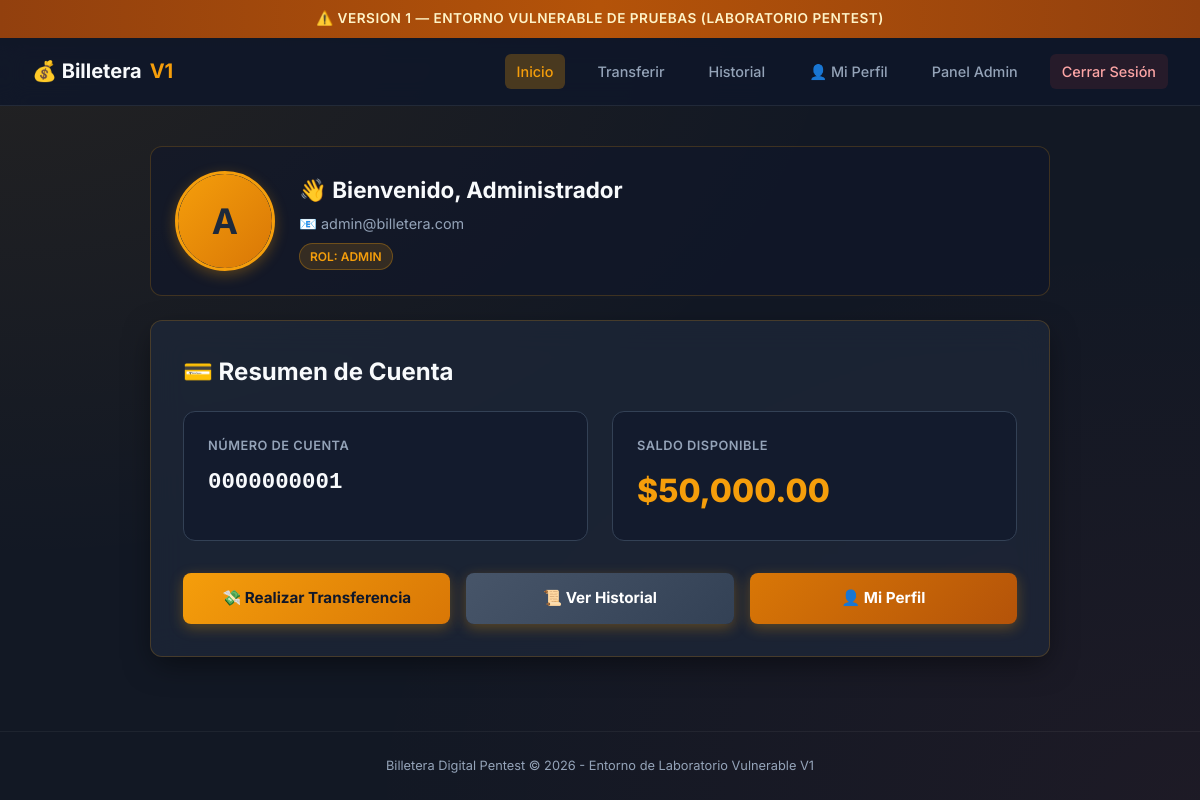
Screenshot of /v1-vulnerable/app/src/index.php (signed in) with the database file from the repository.
### tables this page shows
CREATE TABLE `usuarios` (
  `id` int NOT NULL AUTO_INCREMENT,
  `nombre` varchar(100) NOT NULL,
  `email` varchar(100) NOT NULL,
  `password` varchar(255) NOT NULL,
  `rol` enum('user','admin') DEFAULT 'user',
  `foto_perfil` varchar(255) DEFAULT NULL,
  `token_recuperacion` varchar(255) DEFAULT NULL,
  `token_expira` datetime DEFAULT NULL,
  `creado_en` datetime DEFAULT CURRENT_TIMESTAMP,
  PRIMARY KEY (`id`),
  UNIQUE KEY `email` (`email`)
);

CREATE TABLE `cuentas` (
  `id` int NOT NULL AUTO_INCREMENT,
  `usuario_id` int NOT NULL,
  `saldo` decimal(10,2) DEFAULT '0.00',
  `numero_cuenta` varchar(20) NOT NULL,
  PRIMARY KEY (`id`),
  KEY `usuario_id` (`usuario_id`),
  CONSTRAINT `cuentas_ibfk_1` FOREIGN KEY (`usuario_id`) REFERENCES `usuarios` (`id`)
);

### v1-vulnerable/app/src/index.php (the view, shortened to what this page needs)
<?php
require_once __DIR__ . '/config/db.php';
$user_id = isset($_GET['user_id']) ? $_GET['user_id'] : $_SESSION['usuario_id'];
$query = "SELECT * FROM usuarios WHERE id = $user_id";
$result = mysqli_query($conn, $query);
$usuario = mysqli_fetch_assoc($result);
$query_cuenta = "SELECT * FROM cuentas WHERE usuario_id = $user_id";
$result_cuenta = mysqli_query($conn, $query_cuenta);
$cuenta = mysqli_fetch_assoc($result_cuenta);
?>
<!DOCTYPE html>
<html lang="es">
<head>
    <link rel="stylesheet" href="css/style.css">
</head>
<body>
    <div class="version-banner">
        ⚠️ VERSION 1 — ENTORNO VULNERABLE DE PRUEBAS (LABORATORIO PENTEST)
    </div>
    <header class="navbar">
        <a href="index.php" class="brand">
            💰 Billetera<span>V1</span>
        </a>
        <nav>
            <a href="index.php" class="active">Inicio</a>
            <a href="transferir.php">Transferir</a>
            <a href="historial.php">Historial</a>
            <a href="perfil.php">👤 Mi Perfil</a>
            <?php if ($_SESSION['rol'] === 'admin'): ?>
                <a href="admin/panel.php">Panel Admin</a>
            <?php endif; ?>
            <a href="logout.php" class="btn-logout">Cerrar Sesión</a>
        </nav>
    </header>
    <main class="container">
        <div class="profile-card">
            <div class="profile-avatar-container">
                <?php if (!empty($usuario['foto_perfil'])): ?>
                    <img src="<?= $usuario['foto_perfil'] ?>?t=<?= time() ?>" alt="Foto de perfil" class="profile-avatar">
                <?php else: ?>
                    <div class="profile-avatar-placeholder">
                        <?= strtoupper(substr($usuario['nombre'], 0, 1)) ?>
                    </div>
                <?php endif; ?>
            </div>
            <div class="profile-details">
                <div class="profile-name">👋 Bienvenido, <?= $usuario['nombre'] ?></div>
                <div class="profile-email">📧 <?= $usuario['email'] ?></div>
                <div>
                    <span class="profile-badge">Rol: <?= strtoupper($usuario['rol']) ?></span>
                </div>
            </div>
        </div>
        <div class="card">
            <h2 class="card-title">💳 Resumen de Cuenta</h2>
            <div class="account-widget">
                <div class="stat-box">
                    <div class="title">Número de Cuenta</div>
                    <div class="value" style="font-size:1.4rem; color:var(--text-main); font-family:monospace;">
                        <?= $cuenta['numero_cuenta'] ?>
                    </div>
                </div>
                <div class="stat-box">
                    <div class="title">Saldo Disponible</div>
                    <div class="value">$<?= number_format((float)$cuenta['saldo'], 2) ?></div>
                </div>
            </div>
            <div style="display:flex; gap:1rem; flex-wrap:wrap; margin-top:1rem;">
                <a href="transferir.php" class="btn" style="flex:1; min-width:200px;">💸 Realizar Transferencia</a>
                <a href="historial.php" class="btn" style="flex:1; min-width:200px; background:linear-gradient(135deg, #475569 0%, #334155 100%); color:#fff;">📜 Ver Historial</a>
                <a href="perfil.php" class="btn" style="flex:1; min-width:200px; background:linear-gradient(135deg, #d97706 0%, #b45309 100%); color:#fff;">👤 Mi Perfil</a>
            </div>
        </div>
    </main>
    <footer>
        Billetera Digital Pentest &copy; 2026 - Entorno de Laboratorio Vulnerable V1
    </footer>
</body>
</html>

### rows the page displays
usuarios: nombre "A", nombre "Administrador", email "admin@billetera.com", rol "ADMIN"
cuentas: numero_cuenta "0000000001", saldo "50,000.00"
